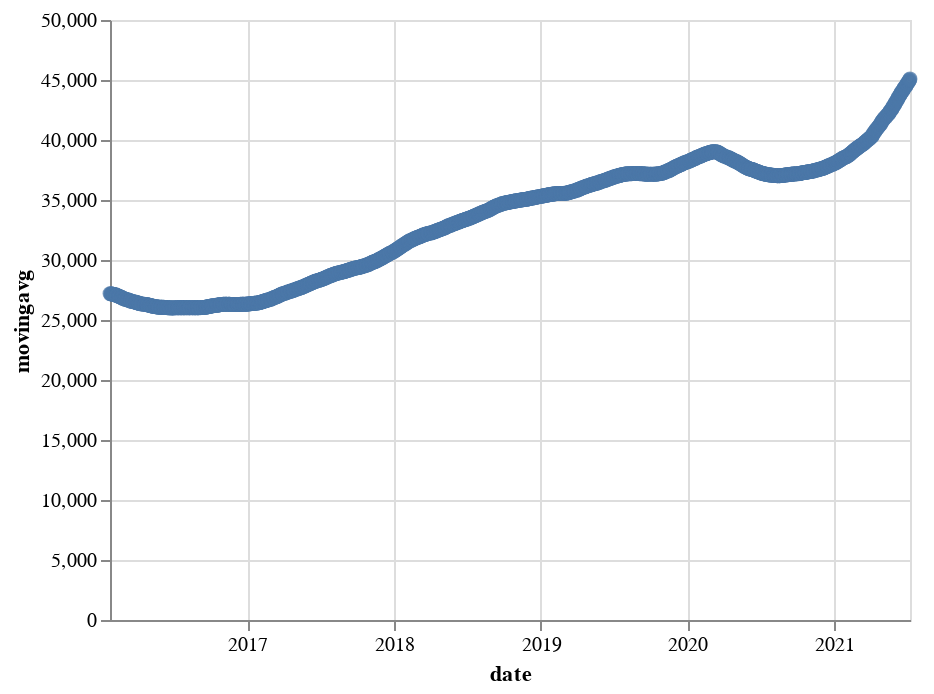

This figure's notebook cell:
### Code cell
alt.Chart(altdata_fiftytwoweek).mark_point().encode(
    x='date',
    y='movingavg'
)

### Figure 1 — Vega-Lite specification as saved in the notebook (floating-point values rounded to 4 significant figures; data arrays with more than 128 entries replaced by an {"elided": "..."} marker saying what was removed)
{"config": {"view": {"continuousWidth": 400, "continuousHeight": 300}}, "data": {"name": "data-c3ad9a30cdb85c7839793a22058246c1"}, "mark": "point", "encoding": {"x": {"type": "temporal", "field": "date"}, "y": {"type": "quantitative", "field": "movingavg"}}, "$schema": "https://vega.github.io/schema/vega-lite/v4.8.1.json", "datasets": {"data-c3ad9a30cdb85c7839793a22058246c1": {"elided": "1341 records"}}}
